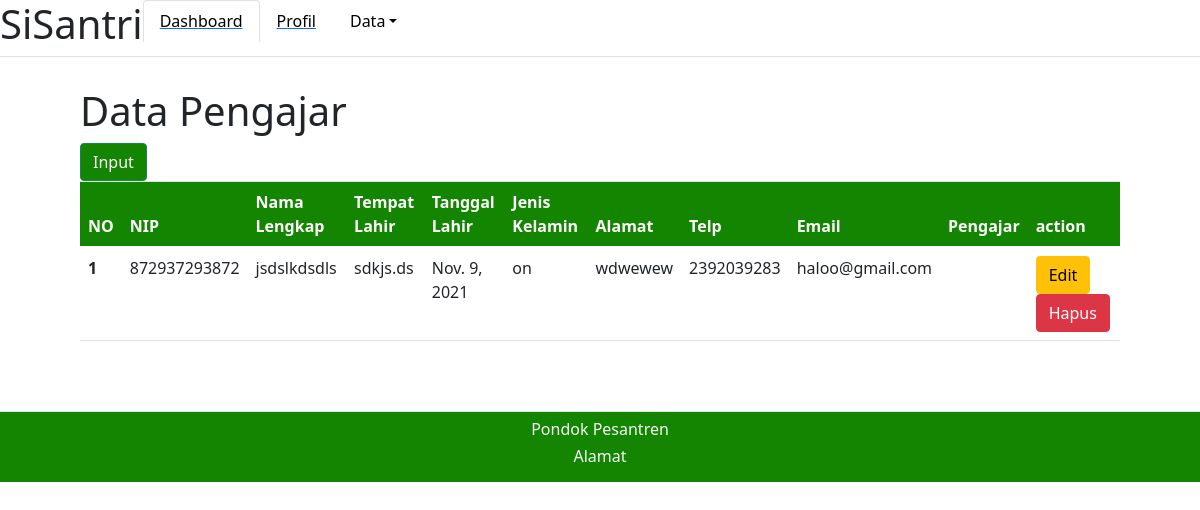
/adminpondok/datapengajar/, run on the app's committed database.
### adminpondok/models.py (models this page shows)
class Pengajar(models.Model):
    kelamin = [
        ('Laki-Laki', 'Laki-Laki'),
        ('Perempuan', 'Perempuan'),
    ]
    NIP = models.IntegerField()
    nama_pengajar = models.CharField(max_length=30)
    tempat_lahir = models.CharField(max_length=20)
    tanggal_lahir = models.DateField()
    jk = models.CharField(max_length=9, choices=kelamin, default='')
    almt = models.TextField(default='')
    telp = models.IntegerField(default=0)
    email = models.CharField(default='', max_length=20)

### adminpondok/views.py (the view, shortened to what this page needs)
# urls.py: path('datapengajar/', views.datapengajar),
def datapengajar(req):
    datapengajar = models.Pengajar.objects.all()
    return render(req, 'adminpondok/datapengajar.html', {
        'data': datapengajar,
    })

### adminpondok/templates/adminpondok/datapengajar.html (shortened to what this page needs)
{% extends "adminpondok/base.html" %}
{% block content %}
<h1>Data Pengajar</h1>
<button type="button" class="btn btn-success" data-bs-toggle="modal" data-bs-target="#staticBackdrop"
    style="background-color: #138500;">
    Input
</button>
</div>
<table class="table">
    <thead>
        <tr style="background-color: #138500; color: #FFFFFF ;">
            <th scope="col">NO</th>
            <th scope="col">NIP</th>
            <th scope="col">Nama Lengkap</th>
            <th scope="col">Tempat Lahir</th>
            <th scope="col">Tanggal Lahir</th>
            <th scope="col">Jenis Kelamin</th>
            <th scope="col">Alamat</th>
            <th scope="col">Telp</th>
            <th scope="col">Email</th>
            <th scope="col">Pengajar</th>
            <th scope="col">action</th>
        </tr>
    </thead>
    {% for d in data %}
    <tbody>
        <tr>
            <th scope="row">{{ forloop.counter }}</th>
            <td>{{d.NIP}}</td>
            <td>{{d.nama_pengajar}}</td>
            <td>{{d.tempat_lahir}}</td>
            <td>{{d.tanggal_lahir}}</td>
            <td>{{d.jk}}</td>
            <td>{{d.almt}}</td>
            <td>{{d.telp}}</td>
            <td>{{d.email}}</td>
            <td>{{d.pngjr}}</td>
            <td>
                <a type="button" class="btn btn-warning" href="/datapengajar/{{d.id}}/editpengajar">Edit</a>
                <a type="button" class="btn btn-danger"
                    href="/adminpondok/datapengajar/{{d.id}}/deletepengajar">Hapus</a>
            </td>
        </tr>
    </tbody>
    {% endfor %}
</table>
{% endblock %}

### static/css/style.css (style rules this page uses)
* { margin: 0; padding: 0; box-sizing: border-box; }

### data on the page
Pengajar: NIP "872937293872", nama_pengajar "jsdslkdsdls", tempat_lahir "sdkjs.ds", tanggal_lahir "Nov. 9, 2021", jk "on", almt "wdwewew", telp "2392039283", email "haloo@gmail.com"
